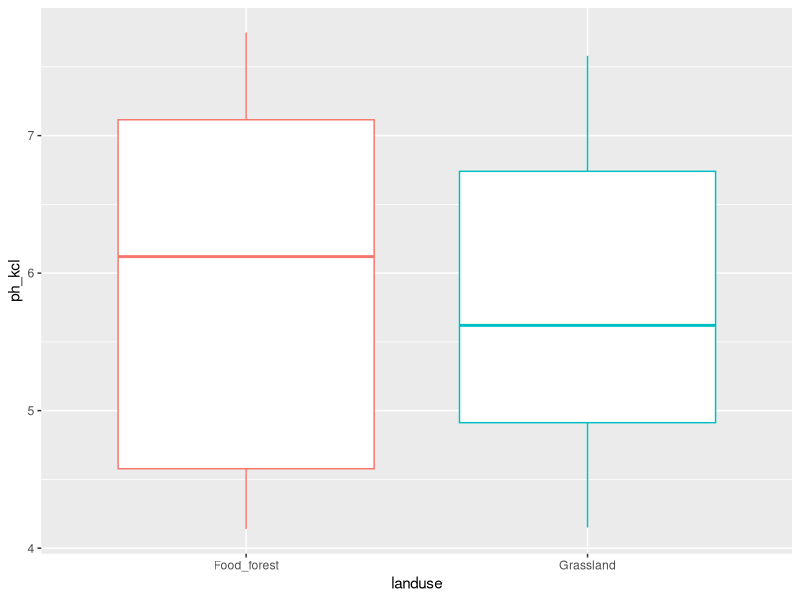
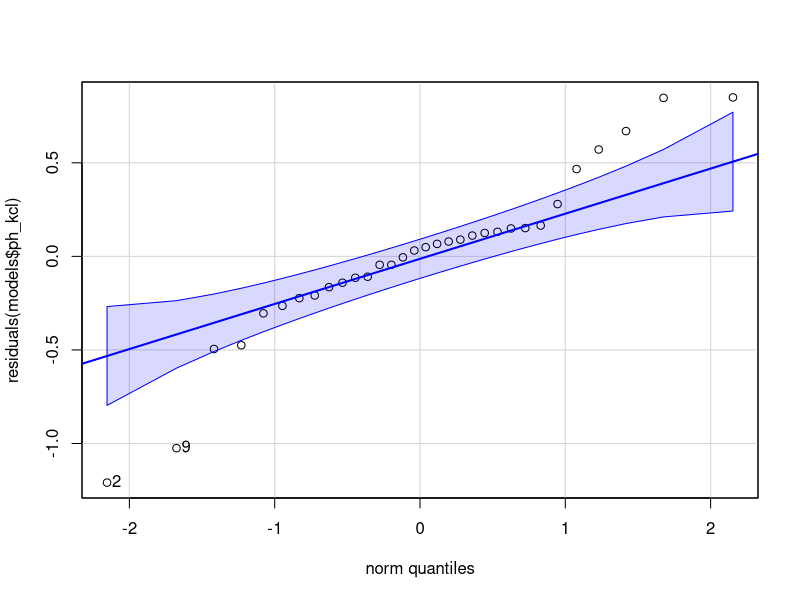
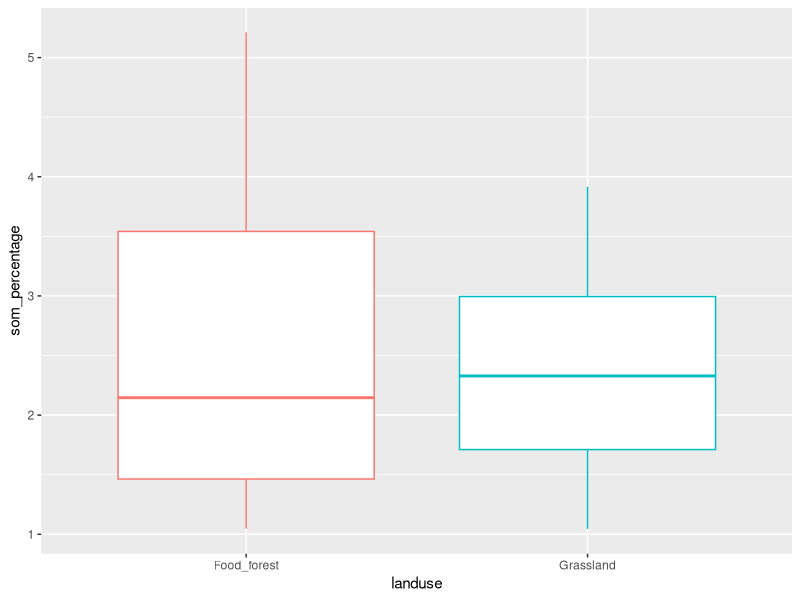
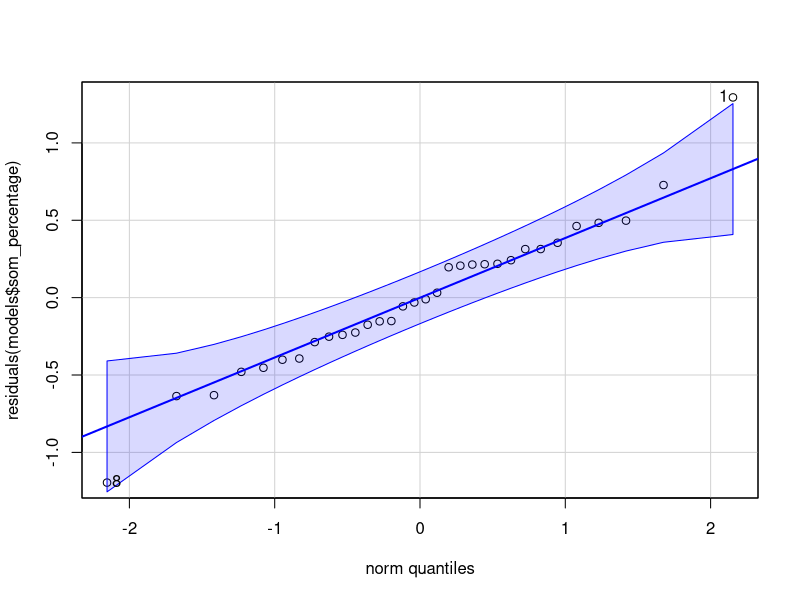
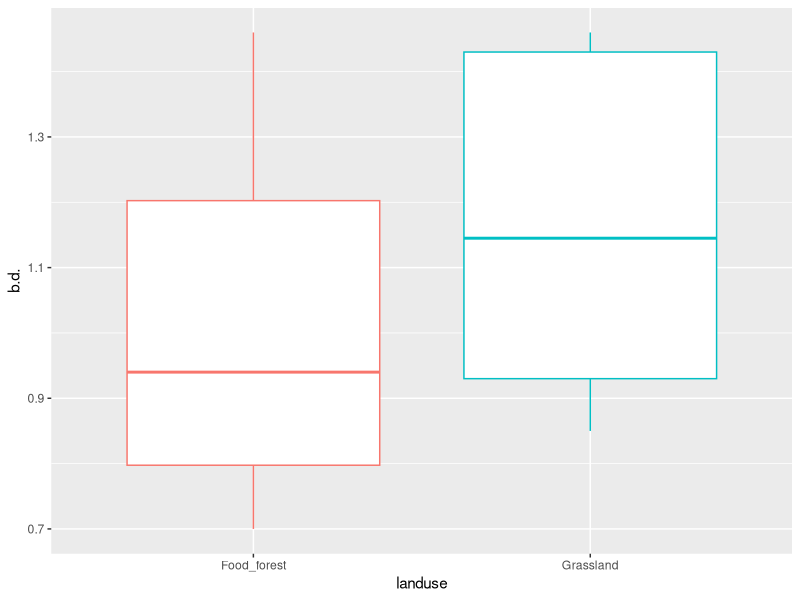
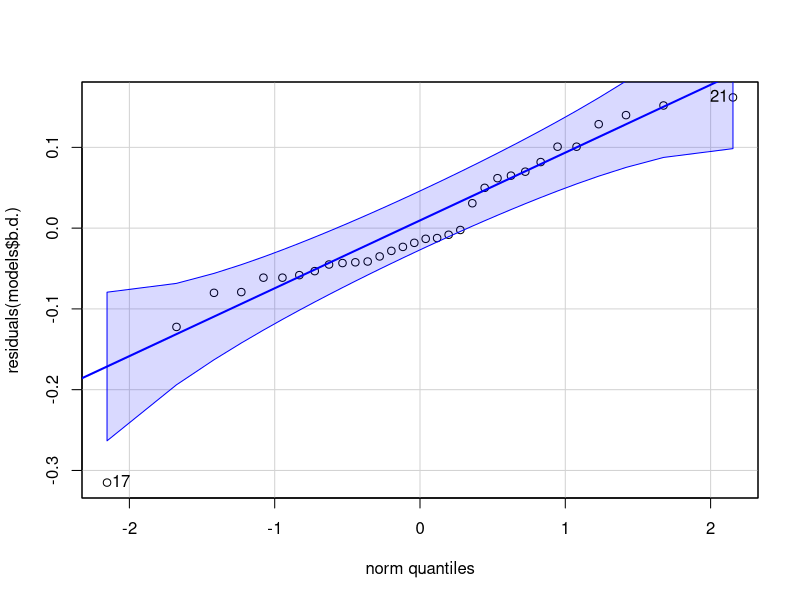
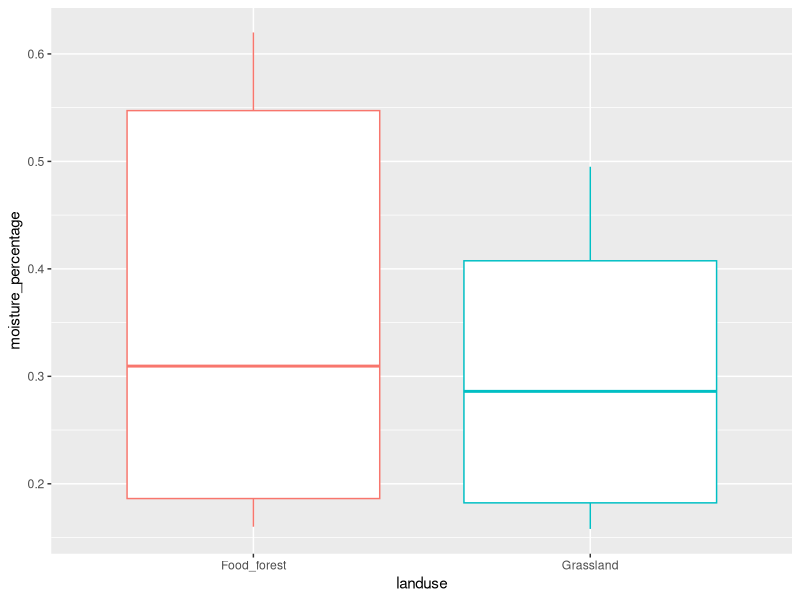
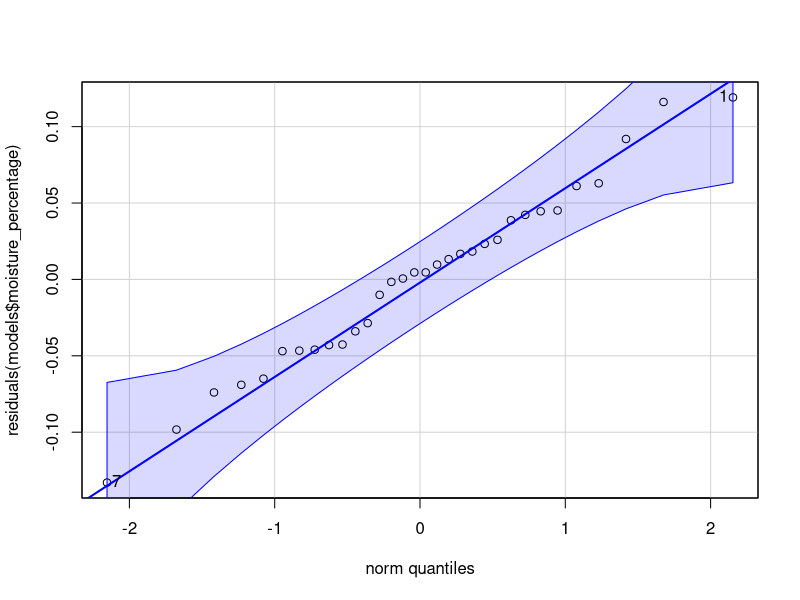

Reproduce these figures in R, in order.
## ---- chunk 1
knitr::opts_chunk$set(message = FALSE, echo = FALSE, warning = FALSE)
## ---- chunk 2
library(tidyverse)
library(ggpubr)
library(car)
library(gridExtra)
library(flextable)
library(lmerTest)
# library(lme4)
library(multcomp)
library(emmeans)
library(broom.mixed)
library(nlme)

## ---- chunk 3
lml <- read_csv2("MASTER_LML.csv")

lml$litter_sp <- factor(lml$litter_sp, levels=c("Alder","Hazel","Chestnut"))
lml$mesh_size <- factor(lml$mesh_size, levels=c("Fine","Medium","Coarse"))

mt <- read_csv2("MASTERFILE_decomp_10.csv")

mt_2 <- mt %>% mutate(age = 2021-year_of_landuse,
                      earthworms_2021 = compost_worms + soil_eating_worms + pendelaars)

mt_2 <- mt_2 %>% rowwise() %>% mutate(earthworms_2022 = sum(c_across(contains("Abundance"))))
mt_2 <- mt_2 %>% rename("vb_code" = "code")

# join litter mass data with landuse & location data
mt_2_lu_loc <- mt_2 %>% dplyr::select(vb_code, landuse, location)
lml_2 <- lml %>% left_join(mt_2_lu_loc, by ="vb_code")

mt_3 <- mt_2 %>% filter(plot_nr < 5)

# sum columns mites and earthworms
mt_4 <- cbind(mt_3, mites_sum = rowSums(mt_3[c('Mites_oribatid_kg','Mites_other_kg')]))
mt_4 <- cbind(mt_4, biomass_ew_total = 
                rowSums(mt_3[c('Biomass_anecic','Biomass_endogeic','Biomass_epigeic','Biomass_juvenile')]))

## ---- chunk 4
# variables

vars <- mt_4 %>%
  dplyr::select(ph_kcl, som_percentage, b.d., moisture_percentage, NO2_NO3_mg_kg, NH4_mg_kg,
            Total_P_mg_kg, Olsen_P_mg_kg, earthworms_2022, biomass_ew_total,
            Springtails_nr_kg, Mites_oribatid_kg, Mites_other_kg, nr_nematodes_gr_dry,
            Bacteria_total, Microbial, Actinobacteria_total, Fungi_total, Total_plfa, AMF_NLFA) %>%
  names() %>%
  set_names()

# normality and equal variances

normality <- map(vars, ~gghistogram(mt_4, .x,  fill = 'lightgrey', na.rm=TRUE))
plots_list <- map(normality, ~.x)
# grid.arrange(grobs = plots_list, ncol = 2, nrow = 10)

variances_loc_lu <- map(vars, ~leveneTest(mt_4[[.x]] ~ landuse * location, data = mt_4))

# tab_var <- mt_4 %>% group_by(landuse, location) %>% 
#   dplyr::select(ph_kcl, som_percentage, b.d.,                                                
#                 moisture_percentage, 
#                 NO2_NO3_mg_kg, NH4_mg_kg, Total_P_mg_kg, Olsen_P_mg_kg, earthworms_2022, 
#                 biomass_ew_total, Springtails_nr_kg, Mites_oribatid_kg, Mites_other_kg, 
#                 nr_nematodes_gr_dry,Bacteria_total, Microbial, Actinobacteria_total, 
#                 Fungi_total, Total_plfa, AMF_NLFA) %>% 
#           summarize_all(var, na.rm=TRUE) %>% mutate(across(where(is.numeric), round, 1))
# 
# tab_var %>% pivot_longer(cols=c(ph_kcl:AMF_NLFA)) %>% 
#                   pivot_wider(names_from = c(landuse,location),values_from = value) %>%
#             flextable()  %>%
#             set_table_properties(layout = "autofit")


## ---- chunk 5
# list of model outputs ANOVA
models <- list()
for (i in c('ph_kcl','som_percentage','b.d.','moisture_percentage','NO2_NO3_mg_kg','NH4_mg_kg',
            'Total_P_mg_kg','Olsen_P_mg_kg','earthworms_2022','biomass_ew_total',
            'Springtails_nr_kg','Mites_oribatid_kg','Mites_other_kg','nr_nematodes_gr_dry',
            'Bacteria_total','Microbial','Actinobacteria_total','Fungi_total','Total_plfa','AMF_NLFA')) {
  f <- formula(paste(i,"~ landuse + (1|location)"))
  models[[i]] <- lmerTest::lmer(f, data=mt_4, na.action = "na.omit")
}
## ---- chunk 6
mt_4 %>% group_by(landuse, location) %>% summarize(mean=mean(ph_kcl),sd=sd(ph_kcl),var=var(ph_kcl))
# variances_loc_lu$ph_kcl
# normality$ph_kcl
mt_4 %>% group_by(landuse) %>% ggplot(aes(x=landuse, y=ph_kcl, color=landuse)) + geom_boxplot() + theme(legend.position='none')
# par(mfrow=c(1,2))
# plot(fitted(models$ph_kcl, res))
qqPlot(residuals(models$ph_kcl))
# cld(lsmeans(models$ph_kcl,~ landuse, adjust="sidak"), Letters = c(letters))
# emm <- emmeans(models$ph_kcl, specs = pairwise ~ landuse)
# emm$contrasts

# ranef(models$ph_kcl) # calls random effects estimates

# transformed data pH <<<<< more not-normally distributed residuals!!
# gghistogram(exp(-mt_4$ph_kcl),  fill = 'lightgrey', na.rm=TRUE, binwidth = 0.0003)
# ph_transf <- lmer(exp(-ph_kcl) ~ landuse + (1|location), data=mt_4, na.action = "na.omit")
# anova(ph_transf)
# summary(ph_transf)
# cld(lsmeans(ph_transf,~ landuse,adjust="tukey"), Letters = c(letters))
# shapiro.test(residuals(ph_transf))
# qqPlot(residuals(ph_transf))

## ---- chunk 7
mt_4 %>% group_by(landuse, location) %>% 
    summarize(mean=mean(som_percentage),sd=sd(som_percentage),var=var(som_percentage))
# variances_loc_lu$som_percentage
# normality$som_percentage
mt_4 %>% group_by(landuse) %>% ggplot(aes(x=landuse, y=som_percentage, color=landuse)) + geom_boxplot() + theme(legend.position='none')
# par(mfrow=c(1,2))
# plot(fitted(models$som_percentage, res))
qqPlot(residuals(models$som_percentage))
# cld(lsmeans(models$som_percentage,~ landuse, adjust="sidak"), Letters = c(letters))
# shapiro.test(residuals(models$som_percentage))
## ---- chunk 8
mt_4 %>% group_by(landuse, location) %>% 
          summarize(mean=mean(b.d.),sd=sd(b.d.),var=var(b.d.))
# variances_loc_lu$b.d.
# par(mfrow=c(1,2))
# normality$b.d.
mt_4 %>% group_by(landuse) %>% ggplot(aes(x=landuse, y=b.d., color=landuse)) + geom_boxplot() + theme(legend.position='none')
# plot(fitted(models$b.d., res))
qqPlot(residuals(models$b.d.))
# cld(lsmeans(models$b.d.,~ landuse, adjust="tukey"), Letters = c(letters))
# shapiro.test(residuals(models$b.d.))
## ---- chunk 9
mt_4 %>% group_by(landuse, location) %>% 
  summarize(mean=mean(moisture_percentage),sd=sd(moisture_percentage),
            var=var(moisture_percentage))
# variances_loc_lu$moisture_percentage
# par(mfrow=c(1,2))
# normality$moisture_percentage
mt_4 %>% group_by(landuse) %>% ggplot(aes(x=landuse, y=moisture_percentage,
                                          color=landuse)) + geom_boxplot() + 
          theme(legend.position='none')
# plot(fitted(models$moisture_percentage, res))
qqPlot(residuals(models$moisture_percentage))
# cld(lsmeans(models$moisture_percentage,~ landuse, adjust="tukey"), 
# Letters = c(letters))
# shapiro.test(residuals(models$moisture_percentage))
## ---- chunk 10
mt_4 %>% group_by(landuse, location) %>% 
  summarize(mean=mean(NO2_NO3_mg_kg),sd=sd(NO2_NO3_mg_kg),var=var(NO2_NO3_mg_kg))
# variances_loc_lu$NO2_NO3_mg_kg
# par(mfrow=c(1,2))
# normality$NO2_NO3_mg_kg
mt_4 %>% group_by(landuse) %>% ggplot(aes(x=landuse, y=NO2_NO3_mg_kg, color=landuse)) + 
    geom_boxplot() + theme(legend.position='none')
# plot(fitted(models$NO2_NO3_mg_kg, res))
qqPlot(residuals(models$NO2_NO3_mg_kg))
# cld(lsmeans(models$NO2_NO3_mg_kg,~ landuse, adjust="tukey"), Letters = c(letters))
# shapiro.test(residuals(models$NO2_NO3_mg_kg))

# Log transformation
var_log_N <- leveneTest(log(NO2_NO3_mg_kg) ~ landuse * location, data=mt_4)
mod_log_N <- lmer(log(NO2_NO3_mg_kg+0.001) ~ landuse + (1|location), data=mt_4,
                  na.action = "na.omit")
qqPlot(residuals(mod_log_N))
## ---- chunk 11
mt_4 %>% group_by(landuse, location) %>% summarize(mean=mean(NH4_mg_kg),sd=sd(NH4_mg_kg),var=var(NH4_mg_kg))
# variances_loc_lu$NH4_mg_kg
# par(mfrow=c(1,2))
# normality$NH4_mg_kg
mt_4 %>% group_by(landuse) %>% ggplot(aes(x=landuse, y=NH4_mg_kg, color=landuse)) + geom_boxplot() + theme(legend.position='none')
# plot(fitted(models$NH4_mg_kg, res))
qqPlot(residuals(models$NH4_mg_kg))
# cld(lsmeans(models$NH4_mg_kg,~ landuse, adjust="tukey"), Letters = c(letters))
# shapiro.test(residuals(models$NH4_mg_kg))
## ---- chunk 12
mt_4 %>% group_by(landuse, location) %>% summarize(mean=mean(Total_P_mg_kg),sd=sd(Total_P_mg_kg),var=var(Total_P_mg_kg))
# variances_loc_lu$Total_P_mg_kg
# par(mfrow=c(1,2))
# normality$Total_P_mg_kg
mt_4 %>% group_by(landuse) %>% ggplot(aes(x=landuse, y=Total_P_mg_kg, color=landuse)) + geom_boxplot() + theme(legend.position='none')
# plot(fitted(models$Total_P_mg_kg, res))
qqPlot(residuals(models$Total_P_mg_kg))
# cld(lsmeans(models$Total_P_mg_kg,~ landuse, adjust="tukey"), Letters = c(letters))
# shapiro.test(residuals(models$Total_P_mg_kg))

# Log transformation
var_log_P <- leveneTest(log(Total_P_mg_kg) ~ landuse * location, data=mt_4)
mod_log_P <- lmer(log(Total_P_mg_kg+0.001) ~ landuse + (1|location), data=mt_4,
                  na.action = "na.omit")
qqPlot(residuals(mod_log_P))
## ---- chunk 13
mt_4 %>% group_by(landuse, location) %>% summarize(mean=mean(Olsen_P_mg_kg),sd=sd(Olsen_P_mg_kg),var=var(Olsen_P_mg_kg))
# variances_loc_lu$Olsen_P_mg_kg
# par(mfrow=c(1,2))
# normality$Olsen_P_mg_kg
mt_4 %>% group_by(landuse) %>% ggplot(aes(x=landuse, y=Olsen_P_mg_kg, color=landuse)) + geom_boxplot() + theme(legend.position='none')
# plot(fitted(models$Olsen_P_mg_kg, res))
qqPlot(residuals(models$Olsen_P_mg_kg))
# cld(lsmeans(models$Olsen_P_mg_kg,~ landuse, adjust="tukey"), Letters = c(letters))
# shapiro.test(residuals(models$Olsen_P_mg_kg))
## ---- chunk 14
mt_4 %>% group_by(landuse, location) %>% summarize(mean=mean(earthworms_2022, na.rm=TRUE),sd=sd(earthworms_2022, na.rm=TRUE),var=var(earthworms_2022, na.rm=TRUE))
# variances_loc_lu$earthworms_2022
# par(mfrow=c(1,2))
# normality$earthworms_2022
mt_4 %>% group_by(landuse) %>% ggplot(aes(x=landuse, y=earthworms_2022, color=landuse)) + geom_boxplot() + theme(legend.position='none')
# plot(fitted(models$earthworms_2022, res))
qqPlot(residuals(models$earthworms_2022))
# cld(lsmeans(models$earthworms_2022,~ landuse, adjust="tukey"), Letters = c(letters))
# shapiro.test(residuals(models$earthworms_2022))

# Log transformation
# var_log_ew <- leveneTest(log(earthworms_2022) ~ landuse * location, data=mt_4)
# mod_log_ew <- lmer(log(earthworms_2022+0.001) ~ landuse + (1|location), data=mt_4,
#                   na.action = "na.omit")
# qqPlot(residuals(mod_log_P))

## ---- chunk 15
mt_4 %>% group_by(landuse, location) %>% summarize(mean=mean(biomass_ew_total, na.rm=TRUE),sd=sd(biomass_ew_total, na.rm=TRUE),var=var(biomass_ew_total, na.rm=TRUE))
# variances_loc_lu$biomass_ew_total
# par(mfrow=c(1,2))
# normality$biomass_ew_total
mt_4 %>% group_by(landuse) %>% ggplot(aes(x=landuse, y=biomass_ew_total, color=landuse)) + geom_boxplot() + theme(legend.position='none')
# plot(fitted(models$biomass_ew_total, res))
qqPlot(residuals(models$biomass_ew_total))
# cld(lsmeans(models$biomass_ew_total,~ landuse, adjust="tukey"), Letters = c(letters))
# shapiro.test(residuals(models$biomass_ew_total))

# log transform earthworm biomass
log_biomass_ew <- lmer(log(biomass_ew_total+0.001) ~ landuse + (1|location), data=mt_4, na.action = "na.omit")
leveneTest(log(biomass_ew_total) ~ landuse * location, data=mt_4) #just as significant as non-transformed data

# Generalized least squares
gls_EW <- gls(biomass_ew_total ~ landuse, data=mt_4, na.action = na.omit, weights=varPower())
# weights=varPower() 
# weights = varIdent(form= ~1|location)
# correlation = corAR1(form = ~ 1 | location)
summary(gls_EW)
anova(gls_EW)
plot(gls_EW)
# cld(lsmeans(models$gls_AMF,~ landuse, adjust="tukey"), Letters = c(letters)) doesnt work for gls()
qqPlot(residuals(gls_EW))
shapiro.test(residuals(gls_EW))

## ---- chunk 16
mt_4 %>% group_by(landuse, location) %>% summarize(mean=mean(Springtails_nr_kg, na.rm=TRUE),sd=sd(Springtails_nr_kg, na.rm=TRUE),var=var(Springtails_nr_kg, na.rm=TRUE))
# variances_loc_lu$Springtails_nr_kg
# par(mfrow=c(1,2))
# normality$Springtails_nr_kg
mt_4 %>% group_by(landuse) %>% ggplot(aes(x=landuse, y=Springtails_nr_kg, color=landuse)) + geom_boxplot()  + theme(legend.position='none')
# plot(fitted(models$Springtails_nr_kg, res))
qqPlot(residuals(models$Springtails_nr_kg))
# cld(lsmeans(models$Springtails_nr_kg,~ landuse, adjust="tukey"), Letters = c(letters))
# shapiro.test(residuals(models$Springtails_nr_kg))

# Log transformation
var_log_spr <- leveneTest(log(Springtails_nr_kg) ~ landuse * location, data=mt_4)
mod_log_spr <- lmer(log(Springtails_nr_kg) ~ landuse + (1|location), data=mt_4,
                  na.action = "na.omit")
# qqPlot(residuals(mod_log_spr))

## ---- chunk 17
mt_4 %>% group_by(landuse, location) %>% summarize(mean=mean(Mites_oribatid_kg, na.rm=TRUE),sd=sd(Mites_oribatid_kg, na.rm=TRUE),var=var(Mites_oribatid_kg, na.rm=TRUE))
variances_loc_lu$Mites_oribatid_kg
# par(mfrow=c(1,2))
# normality$Mites_oribatid_kg
mt_4 %>% group_by(landuse) %>% ggplot(aes(x=landuse, y=Mites_oribatid_kg, color=landuse)) + geom_boxplot()  + theme(legend.position='none')
# plot(fitted(models$Mites_oribatid_kg, res))
qqPlot(residuals(models$Mites_oribatid_kg))
# cld(lsmeans(models$Mites_oribatid_kg,~ landuse, adjust="tukey"), Letters = c(letters))
# shapiro.test(residuals(models$Mites_oribatid_kg))

# Log transformation
# var_log_ori <- leveneTest(log(Mites_oribatid_kg) ~ landuse * location, data=mt_4)
mod_log_ori <- lmer(log(Mites_oribatid_kg+0.0001) ~ landuse + (1|location), data=mt_4,
                  na.action = "na.omit")
# qqPlot(residuals(mod_log_spr))
## ---- chunk 18
mt_4 %>% group_by(landuse, location) %>% summarize(mean=mean(Mites_other_kg, na.rm=TRUE),sd=sd(Mites_other_kg, na.rm=TRUE),var=var(Mites_other_kg, na.rm=TRUE))
# variances_loc_lu$Mites_other_kg
# par(mfrow=c(1,2))
# normality$Mites_other_kg
mt_4 %>% group_by(landuse) %>% ggplot(aes(x=landuse, y=Mites_other_kg, color=landuse)) + geom_boxplot() + theme(legend.position='none')
# plot(fitted(models$Mites_other_kg, res))
qqPlot(residuals(models$Mites_other_kg))
# shapiro.test(residuals(models$Mites_other_kg))

# Log transformation
var_log_mit <- leveneTest(log(Mites_other_kg) ~ landuse * location, data=mt_4)
mod_log_mit <- lmer(log(Mites_other_kg+0.0001) ~ landuse + (1|location), data=mt_4,
                  na.action = "na.omit")
# qqPlot(residuals(mod_log_spr))

## ---- chunk 19
mt_4 %>% group_by(landuse, location) %>% summarize(mean=mean(Bacteria_total),sd=sd(Bacteria_total),var=var(Bacteria_total))
# variances_loc_lu$Bacteria_total
# par(mfrow=c(1,2))
# normality$Bacteria_total
mt_4 %>% group_by(landuse) %>% ggplot(aes(x=landuse, y=Bacteria_total, color=landuse)) + geom_boxplot() + theme(legend.position='none')
# plot(fitted(models$Bacteria_total, res))
qqPlot(residuals(models$Bacteria_total))
# shapiro.test(residuals(models$Bacteria_total))
## ---- chunk 20
mt_4 %>% group_by(landuse, location) %>% summarize(mean=mean(Microbial),sd=sd(Microbial),var=var(Microbial))
variances_loc_lu$Microbial
# par(mfrow=c(1,2))
# normality$Microbial
mt_4 %>% group_by(landuse) %>% ggplot(aes(x=landuse, y=Microbial, color=landuse)) + geom_boxplot() + theme(legend.position='none')
# plot(fitted(models$Microbial, res))
qqPlot(residuals(models$Microbial))
# shapiro.test(residuals(models$Microbial))
## ---- chunk 21
mt_4 %>% group_by(landuse, location) %>% summarize(mean=mean(Actinobacteria_total),sd=sd(Actinobacteria_total),var=var(Actinobacteria_total))
# variances_loc_lu$Actinobacteria_total
# par(mfrow=c(1,2))
# normality$Actinobacteria_total
mt_4 %>% group_by(landuse) %>% ggplot(aes(x=landuse, y=Actinobacteria_total, color=landuse)) + geom_boxplot() + theme(legend.position='none')
# plot(fitted(models$Actinobacteria_total, res))
qqPlot(residuals(models$Actinobacteria_total))
# shapiro.test(residuals(models$Actinobacteria_total))
## ---- chunk 22
mt_4 %>% group_by(landuse, location) %>% summarize(mean=mean(Fungi_total),sd=sd(Fungi_total),var=var(Fungi_total))
# variances_loc_lu$Fungi_total
# par(mfrow=c(1,2))
# normality$Fungi_total
mt_4 %>% group_by(landuse) %>% ggplot(aes(x=landuse, y=Fungi_total, color=landuse)) + geom_boxplot() + theme(legend.position='none')
# plot(fitted(models$Fungi_total, res))
qqPlot(residuals(models$Fungi_total))
# shapiro.test(residuals(models$Fungi_total))
## ---- chunk 23
mt_4 %>% group_by(landuse, location) %>% summarize(mean=mean(Total_plfa),sd=sd(Total_plfa),var=var(Total_plfa))
# variances_loc_lu$Total_plfa
# par(mfrow=c(1,2))
# normality$Total_plfa
mt_4 %>% group_by(landuse) %>% ggplot(aes(x=landuse, y=Total_plfa, color=landuse)) + geom_boxplot() + theme(legend.position='none')
# plot(fitted(models$Total_plfa, res))
qqPlot(residuals(models$Total_plfa))
# shapiro.test(residuals(models$Total_plfa))
## ---- chunk 24
mt_4 %>% group_by(landuse) %>% summarize(mean=mean(AMF_NLFA),sd=sd(AMF_NLFA),var=var(AMF_NLFA))
# variances_loc_lu$AMF_NLFA
# par(mfrow=c(1,2))
# normality$AMF_NLFA
mt_4 %>% group_by(landuse) %>% ggplot(aes(x=landuse, y=AMF_NLFA, color=landuse)) + geom_boxplot() + theme(legend.position='none')
# plot(fitted(models$AMF_NLFA, res))
qqPlot(residuals(models$AMF_NLFA))
# shapiro.test(residuals(models$AMF_NLFA))

# log transform AMF
# gghistogram(log(mt_4$AMF_NLFA),  fill = 'lightgrey', na.rm=TRUE)
# mt_4 %>% group_by(landuse) %>% ggplot(aes(x=landuse, y=log(AMF_NLFA), color=landuse)) + geom_boxplot()
# amf_transf <- lmer(log(AMF_NLFA) ~ landuse + (1|location), data=mt_4, na.action = "na.omit")
var_log_amf <- leveneTest(log(AMF_NLFA) ~ landuse * location, data=mt_4) # little bit less significant...but still significant for sure
# anova(amf_transf)
# summary(amf_transf)
# cld(lsmeans(amf_transf,~ landuse,adjust="tukey"), Letters = c(letters))
# shapiro.test(residuals(amf_transf))
# qqPlot(residuals(amf_transf))

# Generalized least squares
gls_AMF <- gls(AMF_NLFA ~ landuse, data=mt_4, na.action = na.omit, weights=varPower())
# weights=varPower() 
# weights = varIdent(form= ~1|location)
# correlation = corAR1(form = ~ 1 | location)
summary(gls_AMF)
anova(gls_AMF)
plot(gls_AMF)
# cld(lsmeans(models$gls_AMF,~ landuse, adjust="tukey"), Letters = c(letters)) doesnt work for gls()
qqPlot(residuals(gls_AMF))
shapiro.test(residuals(gls_AMF))
# 
# ## Run the following lines. These introduce methods for 'gls' objects.
# model.matrix.gls<-function(object,...){
# 	model.matrix(terms(object),data=getData(object),...)
# }
# model.frame.gls<-function(object,...){
# 	model.frame(formula(object),data=getData(object),...)
# }
# terms.gls<-function(object,...){
# 	terms(model.frame(object),...)
# }
# # The line below gives pairwise comparisons now.  Note that the above
# # performs t-tests for all pairwise differences.
# multCompTukey <- glht(gls_AMF, linfct = mcp(landuse = "Tukey"))
